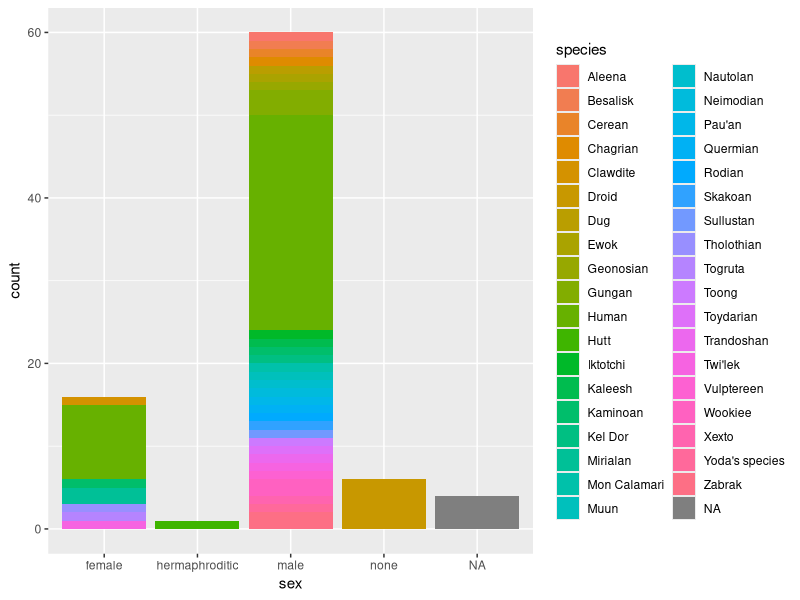

This chart was generated by the following R code:
## ---- chunk 1
knitr::opts_chunk$set(echo = TRUE)
## ---- chunk 2
library(tidyverse)
## ---- chunk 3
#member 1 
ggplot(starwars, aes(x = sex, 
                  fill = species)) +
  geom_bar()
## ---- chunk 4
#member 2
## ---- chunk 5
#member 3
## ---- chunk 6
#member 4
